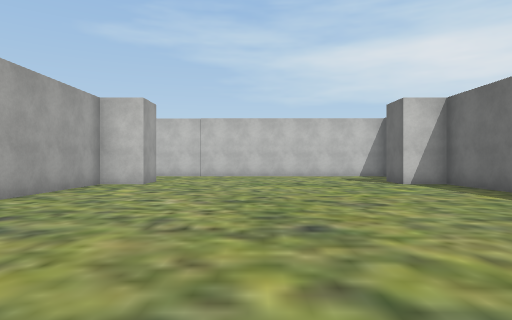
view 1 (above)

24 first-person views from a walk through a 3-D level made in the Unity game engine. The camera is 1.4 m above the floor, looks level and sees 75° across. The floor is counted in squares, 2 m on a side. Each view is taken from the middle of a square. On the plan, view 1 faces up. The plan holds only what a view shows up to about 10 squares ahead; the rest is blank. The place goes on beyond the plan. Some surface patterns are stand-ins.

view 2
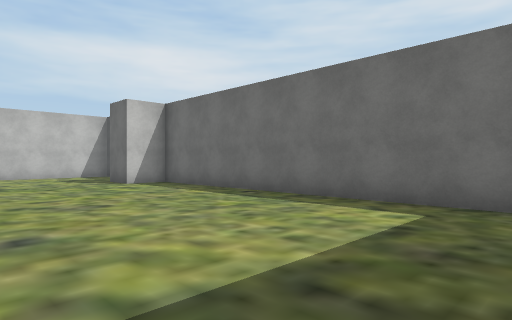

view 3
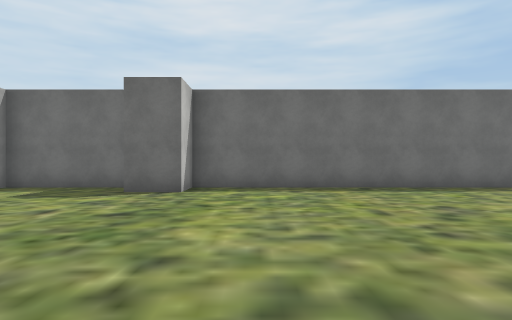

view 4
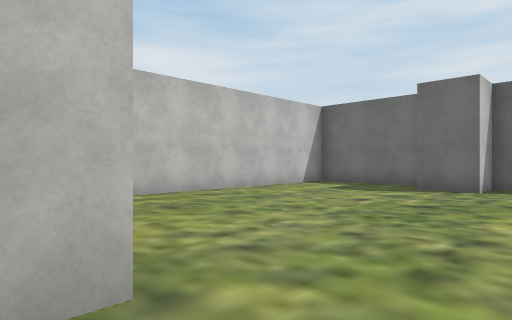

view 5
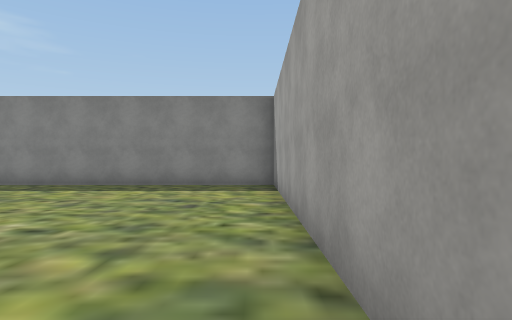

view 6
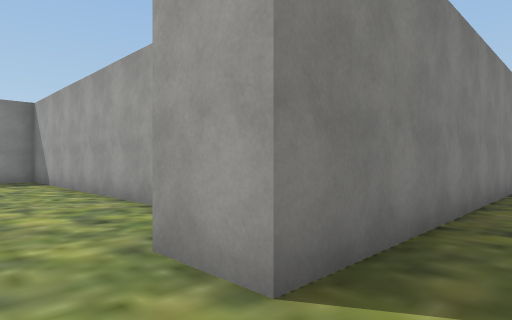

view 7
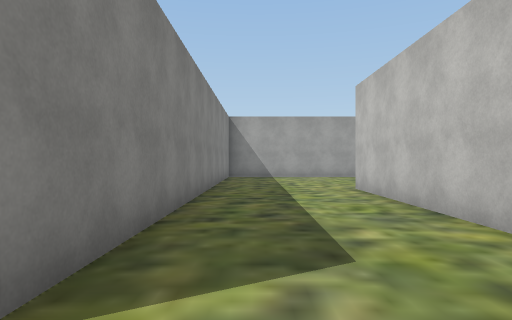

view 8
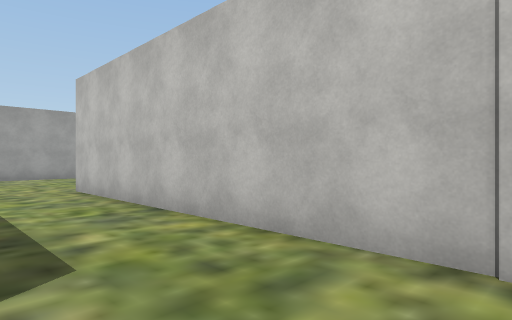

view 9
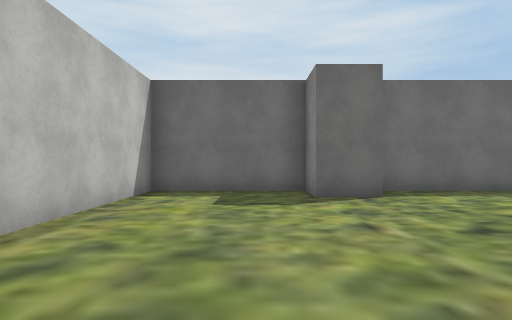

view 10
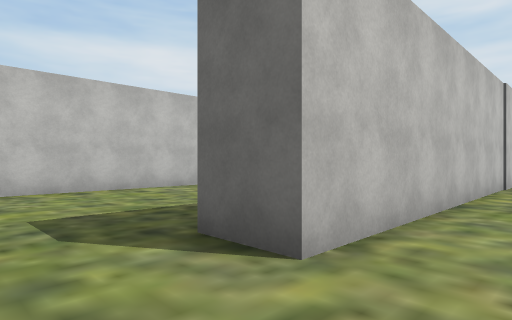

view 11
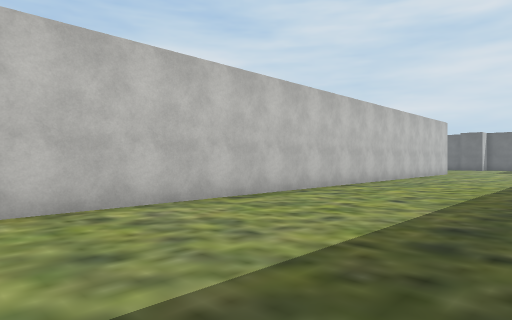

view 12
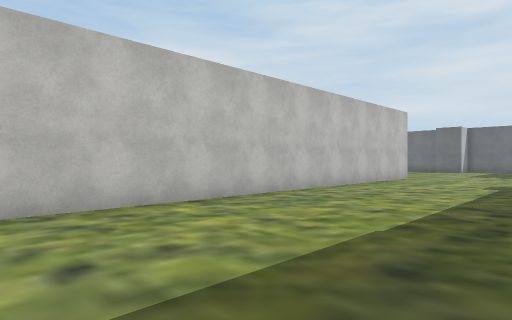

view 13
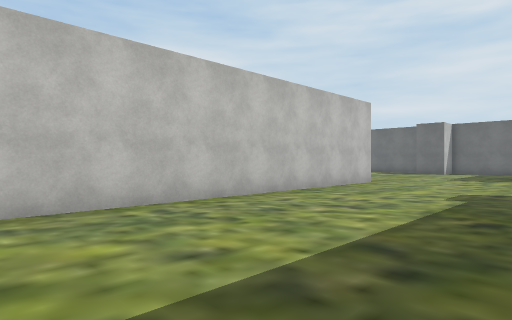

view 14
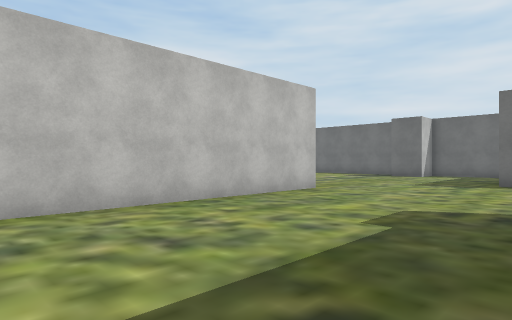

view 15
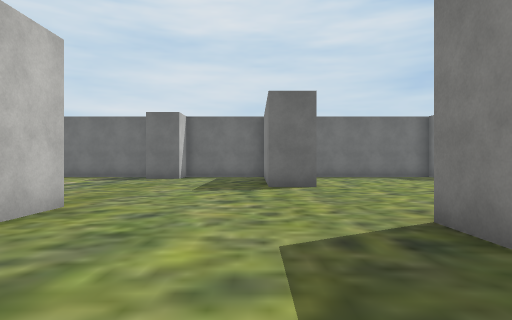

view 16
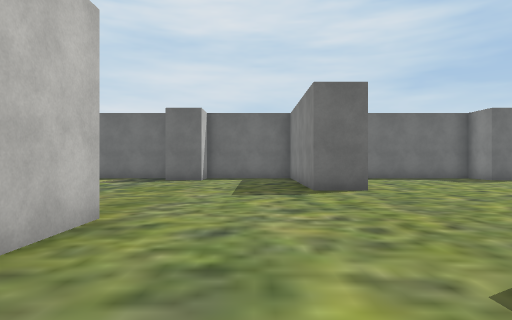

view 17
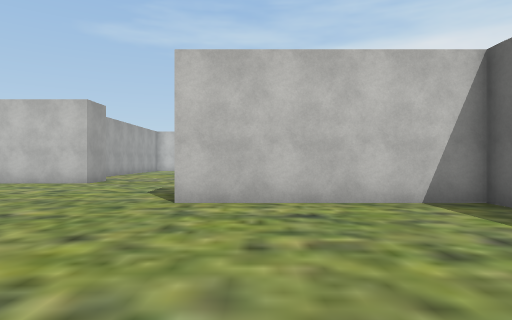

view 18
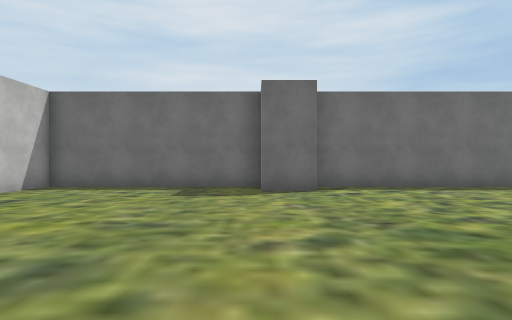

view 19
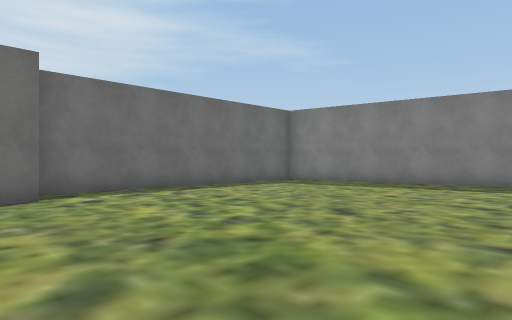

view 20
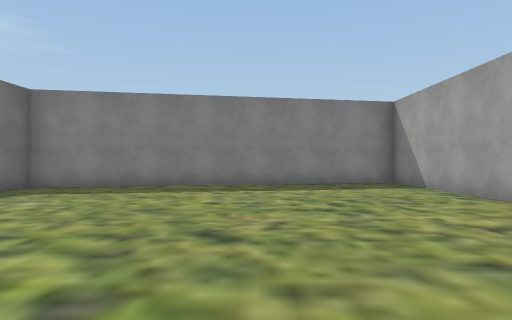

view 21
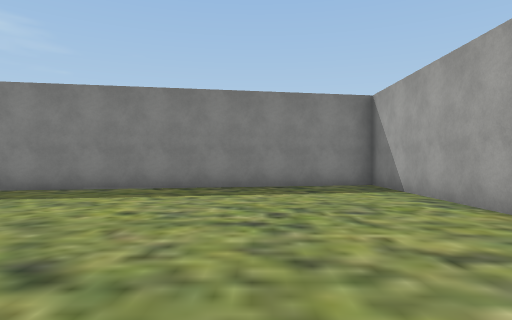

view 22
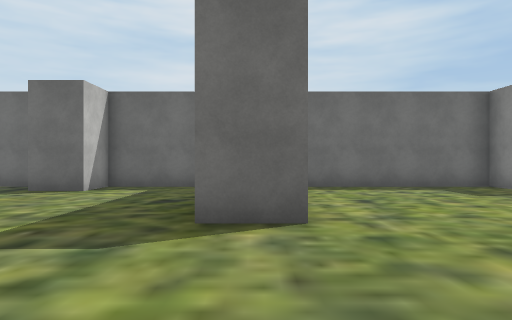

view 23
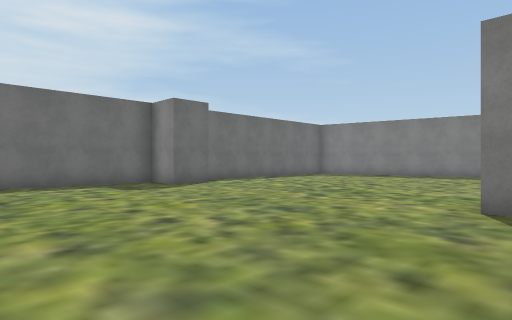

view 24
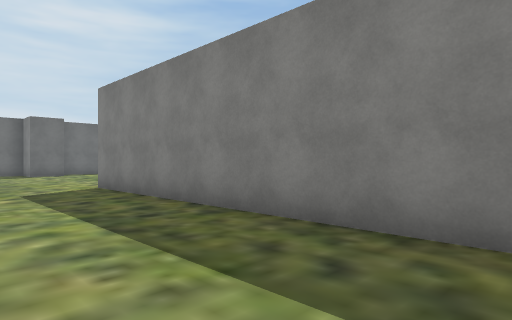

### Floor plan
Points are (right, up) in squares from view 1. A wall is a line through its corners. A room is listed if a view was taken in it or the views show most of it. See-through windows are left out.
Room 1 (views 1, 2, 3, 4, 5, 6, 7, 8, 9, 10, 24)
walls: (5.5, 0.6) (5.5, 9.6) (4.3, 9.6) (4.3, 10.9) (5.5, 10.9) (5.5, 14.4) (-10.1, 14.4) (-10.1, 15.8); (-12, 10.9) (-3.3, 10.9) (-3.3, 9.6) (-4.5, 9.6) (-4.5, -0.4) (3.2, -0.4)
ways out: opening at (-11.5, 15) to room 2
Room 2 (views 11, 12, 13, 14, 15, 16, 17, 18, 19, 20, 21, 22, 23)
walls: (5.5, 16) (6.8, 16); (8, 20.9) (-11, 20.9); (6.7, 4.9) (6.7, -0.3) (16.7, 1.5) (16.7, 2.6); (15.5, 9.6) (15.5, 10.9) (16.7, 10.9) (16.7, 16.4) (11.7, 16.4) (11.7, 17.7) (13.9, 17.7); (16.7, 18.5) (16.7, 20.9) (15.5, 20.9) (15.5, 21.5); (16.7, 4.2) (16.7, 9.5)
ways out: opening at (-11.5, 15) to room 1

Positions as (right, up) in squares from view 1, and headings:
1: (0, 0), facing up
2: (0, 0), facing up-right
3: (-3, 8), facing right
4: (-4, 8), facing up-right
5: (-4, 9), facing down
6: (-2, 12), facing down-left
7: (-2, 12), facing left
8: (-2, 12), facing up-left
9: (-2, 12), facing right
10: (-12, 13), facing up-right
11: (-10, 16), facing up-right
12: (-5, 16), facing up-right
13: (-2, 16), facing up-right
14: (1, 16), facing up-right
15: (3, 18), facing right
16: (4, 19), facing right
17: (13, 11), facing up
18: (8, 11), facing right
19: (9, 11), facing down-right
20: (11, 10), facing down
21: (10, 9), facing down
22: (8, 17), facing right
23: (7, 16), facing down-right
24: (-12, 14), facing down-right
